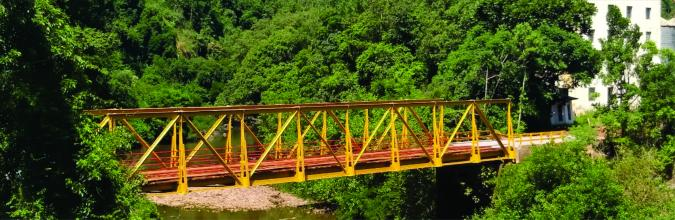
#> input picture Missão 2/Images/ponte.jpg, 675 x 220 px
$ python Capitulo2.py
#> lines starting #> are read from the running program, lines starting #| are printed output that depends on the picture
import cv2 as cv # importação da biblioteca
file_path = './Images/ponte.jpg' # caminho da imagem
imagem = cv.imread(file_path) # leitura da imagem com a função imread()
#> imagem is the input picture: shape (220, 675, 3); mean B, G, R 28.6, 88.3, 77
(b, g, r) = imagem[0, 0] # veja que a ordem BGR e não RGB
#> b = 72; g = 88; r = 70

print('O pixel (0, 0) tem as seguintes cores:')
print('Vermelho:', r, 'Verde:', g, 'Azul:', b) # valores das cores do pixel superior mais a esquerda
#| Vermelho: 70 Verde: 88 Azul: 72


imagem = cv.imread(file_path)
# itera sobre cada pixel da imagem
for y in range(0, imagem.shape[0]): #percorre as linhas
    for x in range(0, imagem.shape[1]): #percorre colunas
        imagem[y, x] = (255,0,0) # altera o valor do pixel
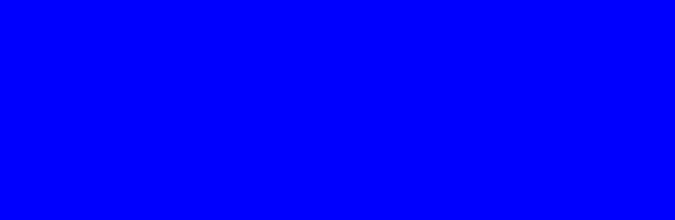
#> imagem: shape (220, 675, 3); mean B, G, R 255, 0, 0
(b, g, r) = imagem[0, 0] # verifica os novos valores das cores do pixel superior mais a esquerda
#> b = 255; g = 0; r = 0
print('O pixel (0, 0) tem as seguintes cores:')
print('Vermelho:', r, 'Verde:', g, 'Azul:', b)
#| Vermelho: 0 Verde: 0 Azul: 255

cv.imshow("Imagem modificada", imagem) # mostra a imagem alterada
cv.waitKey(0)

imagem = cv.imread(file_path) # recarrega a imagem base para ser feitas novas alterações
# as demais linhas repetem a mesma estrutura, com diferentes mudanças nos pixels
for y in range(0, imagem.shape[0]):
    for x in range(0, imagem.shape[1]):
        imagem[y, x] = (x%256,y%256,x%256)
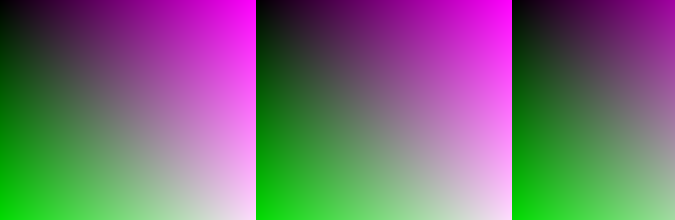
#> imagem: shape (220, 675, 3); mean B, G, R 116.3, 109.5, 116.3
(b, g, r) = imagem[0, 0]
#> b = 0

print('O pixel (0, 0) tem as seguintes cores:')
print('Vermelho:', r, 'Verde:', g, 'Azul:', b)
#| Vermelho: 0 Verde: 0 Azul: 0

cv.imshow("Imagem modificada", imagem)
cv.waitKey(0)

imagem = cv.imread(file_path)
for y in range(0, imagem.shape[0], 1):
    for x in range(0, imagem.shape[1], 1):
        imagem[y, x] = (0,(x*y)%256,0)
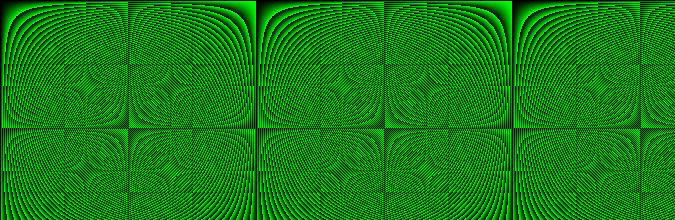
#> imagem: shape (220, 675, 3); mean B, G, R 0, 125.1, 0
(b, g, r) = imagem[0, 0]

print('O pixel (0, 0) tem as seguintes cores:')
print('Vermelho:', r, 'Verde:', g, 'Azul:', b)
#| Vermelho: 0 Verde: 0 Azul: 0

cv.imshow("Imagem modificada", imagem)
cv.waitKey(0)

imagem = cv.imread(file_path)
for y in range(0, imagem.shape[0], 10):
    for x in range(0, imagem.shape[1], 10):
        imagem[y:y+5, x: x+5] = (0,255,255)
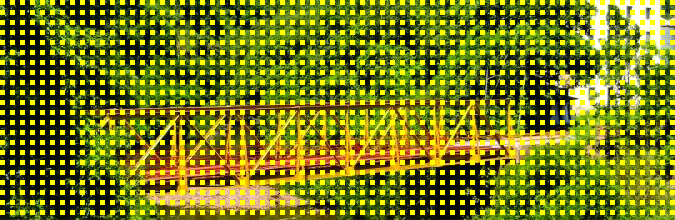
#> imagem: shape (220, 675, 3); mean B, G, R 21.3, 130.2, 121.7
(b, g, r) = imagem[0, 0]
#> g = 255; r = 255

print('O pixel (0, 0) tem as seguintes cores:')
print('Vermelho:', r, 'Verde:', g, 'Azul:', b)
#| Vermelho: 255 Verde: 255 Azul: 0

cv.imshow("Imagem modificada", imagem)
cv.waitKey(0)
